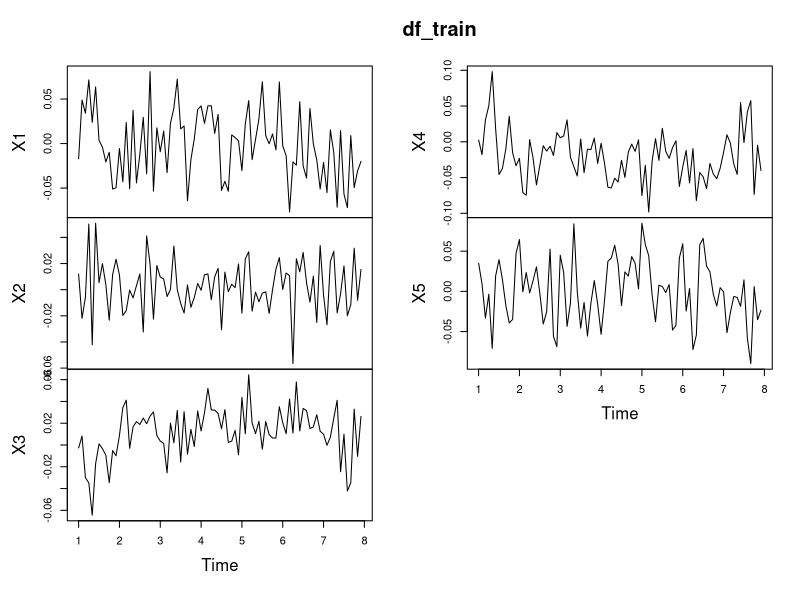

Here is the R script that generated this plot:
## ---- chunk 1
getPred_ts<- function(Xtrain, Xtest, getPredFunc, models){
  
  H <- nrow(Xtest)
  mu_hat <- matrix(NA, H, 5)
  se_hat <- matrix(NA, H, 5)
  

  X_test_past <- Xtest[0,]
  for (h in seq_len(H)) {
    for (i in 1:5){
      # update model state with data up to t-1 (parameters fixed)
      pred <- do.call(getPredFunc, list(Xtrain[,i], X_test_past[,i], models[[i]]))
      mu_hat[h,i] <- pred$mu_hat
      se_hat[h,i] <- pred$se_hat
    }
    X_test_past <- Xtest[1:h,,drop=FALSE]
  }
  return(list(mu_hat=mu_hat, se_hat=se_hat))
}

getPred <- function(x_train, x_test_past, mod){
  x_past <- c(x_train, x_test_past)
  fit_upd <- Arima(x_past, model = mod)
  fc <- forecast::forecast(fit_upd, h = 1)
  mu_hat  <- as.numeric(fc$mean[1])
  z80 <- qnorm(0.8)
  se_from_up <- (fc$upper[,"80%"][1] - fc$mean[1]) / z80
  se_from_lo <- (fc$mean[1]  - fc$lower[,"80%"][1]) / z80
  se_hat_aux <- pmax(se_from_up, se_from_lo) 
  se_hat  <- as.numeric(se_hat_aux)
  return(list(mu_hat=mu_hat, se_hat=se_hat))
}
## ---- chunk 2
library(readr)
library(forecast)

df_train <- read_csv("./data/stock_returns_train.csv")
## ---- chunk 3
df_ts <- ts(df_train, frequency=12)

df_train <- ts(df_ts[1:(7*12),], frequency=12)
df_test <- ts(df_ts[(7*12+1):length(df_ts[,1]),], frequency=12)
## ---- chunk 4
plot(df_train)
## ---- chunk 5
# Entrenar modelos ARIMA con TODOS los datos de entrenamiento (7 años)
models <- list()

for (serie in 1:5) {
  # Usar auto.arima para selección automática
  model <- auto.arima(df_train[, serie])
  models[[serie]] <- model
  
  # Opcional: guardar también el orden (p,d,q) para referencia
  cat(sprintf("Serie %d: ARIMA(%d,%d,%d)\n", 
              serie, 
              model$arma[1],  # p
              model$arma[6],  # d  
              model$arma[2])) # q
}
## ---- chunk 6
df <- data.frame(getPred_ts(df_train,df_test,getPred,models))
